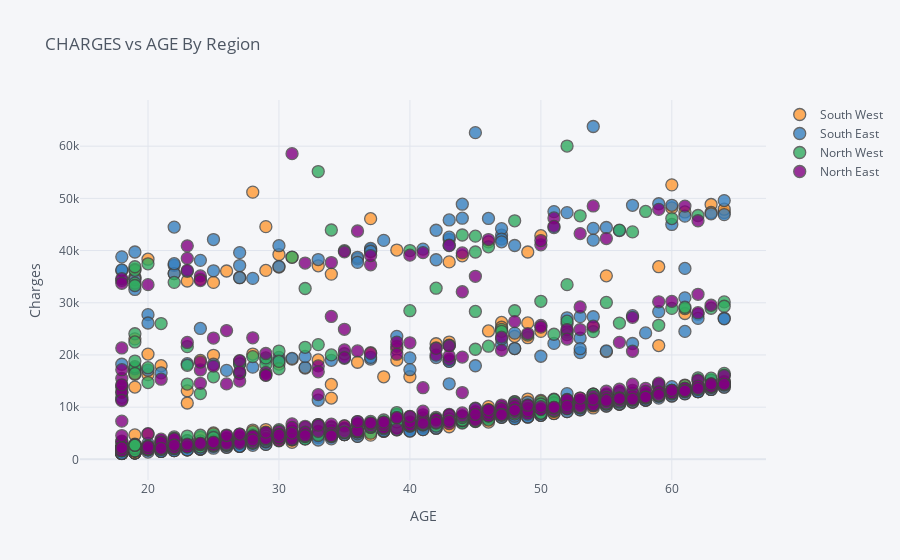

Write notebook code for a chart like this one.
### Markdown cell above
##### Question 6: In every  region which age group have more charges?

### Code cell
#plotting iplot for Charges and Age by Region.
df.iplot(kind = 'line',categories = 'Region',x = 'Age',y = 'Charges', xTitle = 'AGE', yTitle = 'Charges',title='CHARGES vs AGE By Region')

### Figure 1 — Plotly figure (JSON) as saved in the notebook; plotly's stock layout.template omitted (floating-point values rounded to 4 significant figures; data arrays with more than 128 entries replaced by an {"elided": "..."} marker saying what was removed)
{"data": [{"marker": {"color": "rgba(255, 153, 51, 1.0)", "line": {"width": 1.3}, "opacity": 0.8, "size": 12, "symbol": "circle"}, "mode": "markers", "name": "South West", "textfont": {"color": "#4D5663"}, "type": "scatter", "x": {"elided": "325 int values"}, "y": {"elided": "325 float values"}}, {"marker": {"color": "rgba(55, 128, 191, 1.0)", "line": {"width": 1.3}, "opacity": 0.8, "size": 12, "symbol": "circle"}, "mode": "markers", "name": "South East", "textfont": {"color": "#4D5663"}, "type": "scatter", "x": {"elided": "364 int values"}, "y": {"elided": "364 float values"}}, {"marker": {"color": "rgba(50, 171, 96, 1.0)", "line": {"width": 1.3}, "opacity": 0.8, "size": 12, "symbol": "circle"}, "mode": "markers", "name": "North West", "textfont": {"color": "#4D5663"}, "type": "scatter", "x": {"elided": "324 int values"}, "y": {"elided": "324 float values"}}, {"marker": {"color": "rgba(128, 0, 128, 1.0)", "line": {"width": 1.3}, "opacity": 0.8, "size": 12, "symbol": "circle"}, "mode": "markers", "name": "North East", "textfont": {"color": "#4D5663"}, "type": "scatter", "x": {"elided": "324 int values"}, "y": {"elided": "324 float values"}}], "layout": {"legend": {"bgcolor": "#F5F6F9", "font": {"color": "#4D5663"}}, "paper_bgcolor": "#F5F6F9", "plot_bgcolor": "#F5F6F9", "title": {"font": {"color": "#4D5663"}, "text": "CHARGES vs AGE By Region"}, "xaxis": {"gridcolor": "#E1E5ED", "showgrid": true, "tickfont": {"color": "#4D5663"}, "title": {"font": {"color": "#4D5663"}, "text": "AGE"}, "zerolinecolor": "#E1E5ED"}, "yaxis": {"gridcolor": "#E1E5ED", "showgrid": true, "tickfont": {"color": "#4D5663"}, "title": {"font": {"color": "#4D5663"}, "text": "Charges"}, "zerolinecolor": "#E1E5ED"}}}
